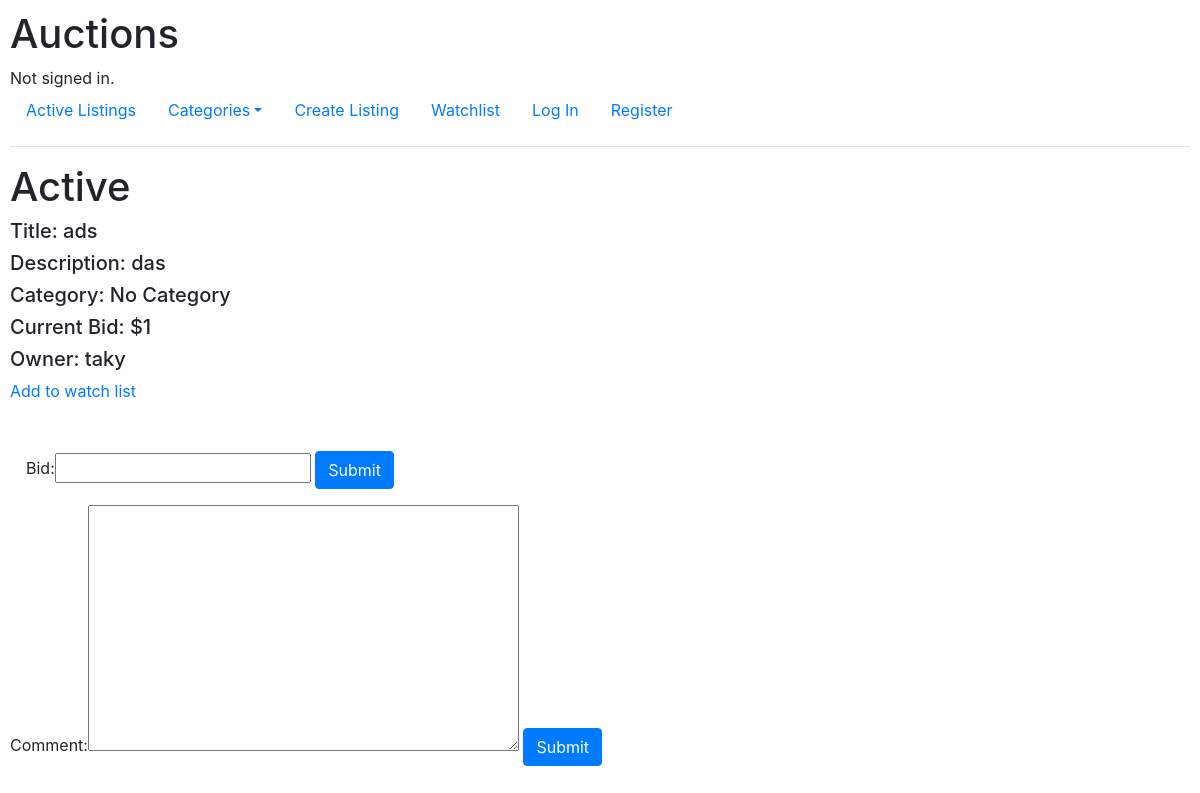
The page /item/22 on the database its author committed.
### auctions/models.py (models this page shows, shortened)
class Auctions(models.Model):
    category = models.CharField(
        max_length=12,
        choices=CATEGORY_CHOICES,
        default=CATEGORY_CHOICES[0],
    )
    name = models.CharField(max_length=64)
    description = models.CharField(max_length=200)
    startbid = models.IntegerField()
    img = models.ImageField(upload_to="images", blank=True)
    user = models.ForeignKey(
        User, on_delete=models.CASCADE, related_name="user_auction")
    active = models.BooleanField(default=True)

class User(AbstractUser):
    watchlist = models.ManyToManyField(
        "Auctions", blank=True, related_name="user_watch")

### auctions/views.py (the view, shortened to what this page needs)
# urls.py: path("item/<int:item_id>", views.items, name="item"),
def items(request, item_id):
    item = Auctions.objects.get(pk=item_id)
    users = item.user_watch.all()
    user = request.user
    context = {}
    win = item.bid.last()
    context["winner"] = win
    context["item"] = item
    context["form"] = Bid()
    context["comment_form"] = Comment()
    comments = item.auction_comment.all()
    context["comments"] = comments
    if request.method == 'GET':
        if user in users:
            context["message"] = "Remove Watch list"
        else:
            context["message"] = "Add to watch list"
        return render(request, "auctions/item.html", context)

### auctions/views.py
class Bid(forms.Form):
    bid = forms.IntegerField(label="Bid")

class Comment(forms.Form):
    comment = forms.CharField(widget=forms.Textarea)

### auctions/templates/auctions/item.html (shortened to what this page needs)
{% extends "auctions/layout.html" %}
{% load humanize %}
{% block body %}
    {% if item.active %}
        <h1>Active</h1>
    {% else %}
        <h1>Not Active</h1>
        <u><h4>Last Bid: {{winner}}</h4></u>
    {% endif %}
    <h5>Title: {{item.name}}</h5>
    <h5>Description: {{item.description}}</h5>
    <h5>Category: {{item.category}}</h5>
    <h5>Current Bid: ${{ item.startbid|intcomma }}</h5>
    <h5>Owner: {{item.user}}</h5>
    {% if item.active %}
        {% if message == "Remove Watch list" %}
        <a href="{% url 'watchlist' item.id %}?q=r">{{ message }}</a>
        {% else %}
        <a href="{% url 'watchlist' item.id %}?q=a">{{ message }}</a>
        {% endif %}
        <form class="m-3 mt-5" action="{% url 'item' item.id %}" method="post">
            {{form}}
            <input type="submit" type="button" class="btn btn-primary">
        </form>
    {% endif %}
    <form class="mt-3"action="{% url 'comment' item.id %}" method="post">
        {{comment_form}}
        <input type="submit" type="button" class="btn btn-primary">
    </form>
{% endblock %}

### auctions/static/auctions/styles.css (style rules this page uses)
body { padding: 10px; }

### rows shown on the page
Auctions: name "ads", description "das", category "No Category", startbid "1", user "taky"

### other values the page prints
{{ message }} "Add to watch list"
